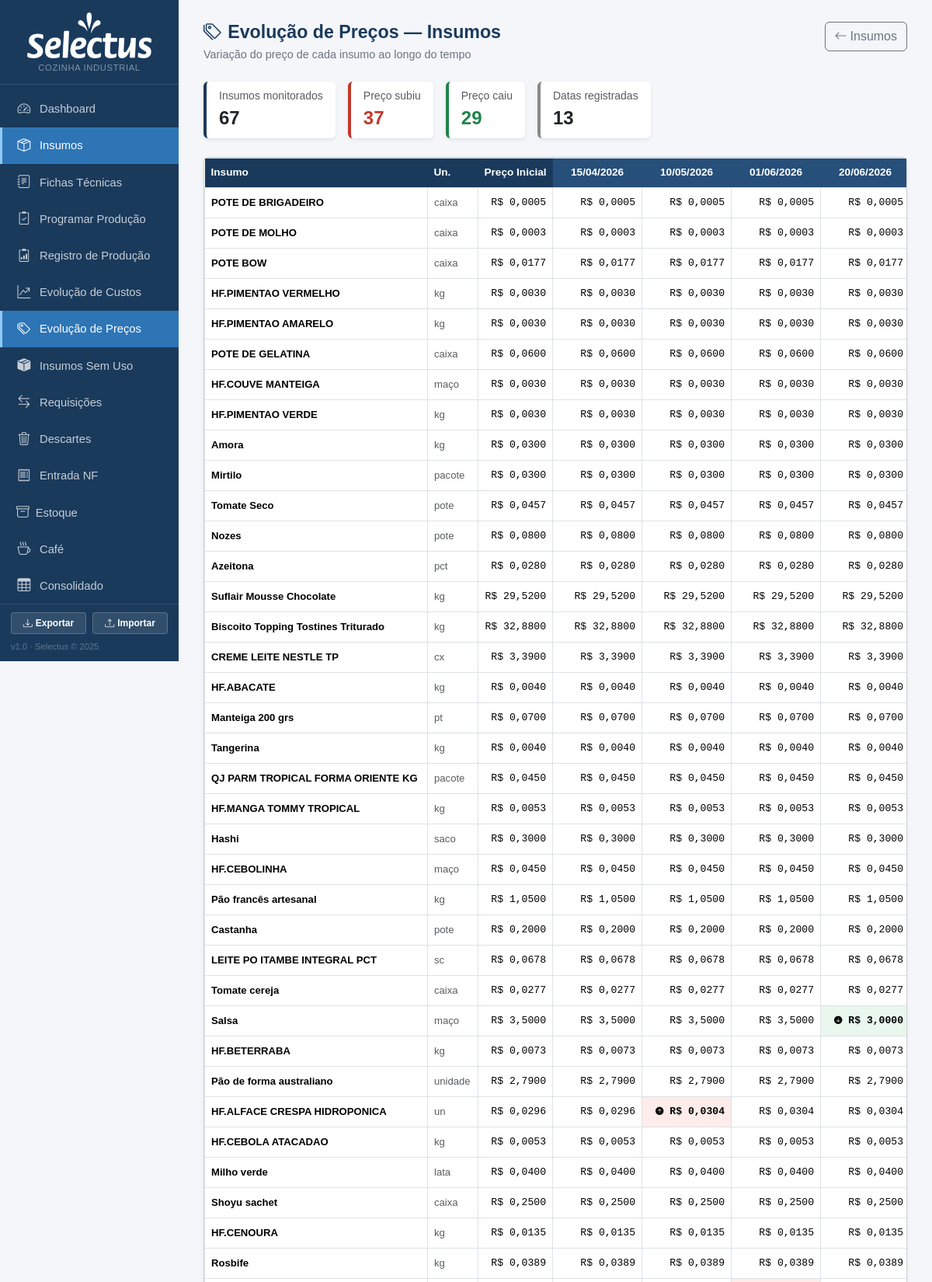
Page /insumos/evolucao-precos (upper part) on the committed database.
### tables this page shows
CREATE TABLE historico_precos (
            id INTEGER PRIMARY KEY AUTOINCREMENT,
            insumo_id INTEGER NOT NULL,
            preco_anterior REAL,
            preco_novo REAL,
            data_registro TEXT DEFAULT CURRENT_TIMESTAMP
        );

CREATE TABLE insumos (
            id INTEGER PRIMARY KEY AUTOINCREMENT,
            nome TEXT NOT NULL,
            unidade_compra TEXT NOT NULL,
            preco_compra REAL,
            unidade_uso TEXT NOT NULL,
            fator_conversao REAL NOT NULL DEFAULT 1
        , qtd_por_embalagem REAL, unid_embalagem TEXT, produto_vinculado_id INTEGER, estoque_atual REAL DEFAULT 0, estoque_minimo REAL DEFAULT 0, status_revisao_custo TEXT DEFAULT 'nao_revisado', data_revisao_custo TEXT, fornecedor TEXT, aproveitamento REAL NOT NULL DEFAULT 100, status_revisao_nome TEXT DEFAULT 'nao_revisado', observacao TEXT, estoque_central REAL DEFAULT 0, status_revisao_fp TEXT DEFAULT "nao_revisado");

### app.py (the view)
@app.route('/insumos/evolucao-precos')
def insumos_evolucao_precos():
    db = get_db()
    records = db.execute('''
        SELECT h.insumo_id, i.nome insumo_nome, i.unidade_compra,
               h.preco_anterior, h.preco_novo,
               date(h.data_registro) data_dia
        FROM historico_precos h
        JOIN insumos i ON i.id = h.insumo_id
        WHERE h.preco_anterior IS NOT NULL
        ORDER BY h.insumo_id, h.id
    ''').fetchall()
    db.close()
    dates = sorted(set(r['data_dia'] for r in records))
    by_id = {}
    for r in records:
        iid = r['insumo_id']
        if iid not in by_id:
            by_id[iid] = {'nome': r['insumo_nome'], 'unidade': r['unidade_compra'] or '',
                          'inicial': r['preco_anterior'], 'por_data': {}}
        by_id[iid]['por_data'][r['data_dia']] = r['preco_novo']
    for iid, d in by_id.items():
        ultimo = d['inicial']
        for dt in dates:
            if dt not in d['por_data']:
                d['por_data'][dt] = ultimo
            else:
                ultimo = d['por_data'][dt]
        d['atual'] = d['por_data'][dates[-1]] if dates else d['inicial']
        d['var_abs'] = d['atual'] - d['inicial']
        d['var_pct'] = (d['var_abs'] / d['inicial'] * 100) if d['inicial'] else 0
        spark = [d['inicial']] + [d['por_data'][dt] for dt in dates]
        d['spark_vals'] = ','.join(str(round(v, 6)) for v in spark)
    insumos = sorted(by_id.values(), key=lambda x: abs(x['var_pct']), reverse=True)
    return render_template('evolucao_insumos.html', insumos=insumos, dates=dates)

### app.py (called while the page is built)
def _to_br(value, decimals):
    if value is None:
        return '—'
    s = f'{float(value):,.{decimals}f}'
    return s.replace(',', 'X').replace('.', ',').replace('X', '.')

@app.template_filter('brl')
def brl_filter(value, decimals=2):
    return 'R$ ' + _to_br(value, decimals)

def get_db():
    c = sqlite3.connect(DB)
    c.row_factory = sqlite3.Row
    c.execute("PRAGMA foreign_keys = ON")
    return c

def count_alertas():
    try:
        db = get_db()
        n = db.execute('''SELECT COUNT(*) FROM insumos
                          WHERE estoque_minimo > 0 AND COALESCE(estoque_atual,0) < estoque_minimo''').fetchone()[0]
        db.close()
        return n
    except:
        return 0

@app.context_processor
def inject_alertas():
    return dict(n_alertas=count_alertas())

### templates/evolucao_insumos.html (shortened to what this page needs)
{% extends "base.html" %}
{% block content %}
<div class="page-header d-flex justify-content-between align-items-start">
  <div>
    <h1><i class="bi bi-tags me-2"></i>Evolução de Preços — Insumos</h1>
    <p>Variação do preço de cada insumo ao longo do tempo</p>
  </div>
  <a href="{{ url_for('insumos_lista') }}" class="btn btn-outline-secondary">
    <i class="bi bi-arrow-left me-1"></i>Insumos
  </a>
</div>
{% if not insumos %}
<div class="text-center py-5 text-muted">
  <i class="bi bi-clock-history" style="font-size:2.5rem"></i>
  <p class="mt-2">Nenhuma alteração de preço registrada ainda.</p>
  <p class="small">Os registros aparecerão automaticamente conforme os preços dos insumos forem atualizados.</p>
</div>
{% else %}
{% set n_subiu = namespace(v=0) %}
{% set n_caiu  = namespace(v=0) %}
{% for p in insumos %}
  {% if p.var_abs > 0 %}{% set n_subiu.v = n_subiu.v + 1 %}{% endif %}
  {% if p.var_abs < 0 %}{% set n_caiu.v  = n_caiu.v  + 1 %}{% endif %}
{% endfor %}
<div class="row g-3 mb-4">
  <div class="col-auto">
    <div class="card border-0 shadow-sm" style="border-left:4px solid #1a3a5c !important">
      <div class="card-body py-2 px-3">
        <div class="text-muted small">Insumos monitorados</div>
        <div class="fw-bold fs-4">{{ insumos|length }}</div>
      </div>
    </div>
  </div>
  <div class="col-auto">
    <div class="card border-0 shadow-sm" style="border-left:4px solid #c0392b !important">
      <div class="card-body py-2 px-3">
        <div class="text-muted small">Preço subiu</div>
        <div class="fw-bold fs-4 col-var-pos">{{ n_subiu.v }}</div>
      </div>
    </div>
  </div>
  <div class="col-auto">
    <div class="card border-0 shadow-sm" style="border-left:4px solid #1e8449 !important">
      <div class="card-body py-2 px-3">
        <div class="text-muted small">Preço caiu</div>
        <div class="fw-bold fs-4 col-var-neg">{{ n_caiu.v }}</div>
      </div>
    </div>
  </div>
  <div class="col-auto">
    <div class="card border-0 shadow-sm" style="border-left:4px solid #888 !important">
      <div class="card-body py-2 px-3">
        <div class="text-muted small">Datas registradas</div>
        <div class="fw-bold fs-4">{{ dates|length }}</div>
      </div>
    </div>
  </div>
</div>
<div class="card shadow-sm">
  <div class="card-body p-0" style="overflow-x:auto">
    <table class="table table-bordered mb-0 tbl-evolucao">
      <thead>
        <tr>
          <th style="min-width:200px">Insumo</th>
          <th style="min-width:65px">Un.</th>
          <th class="text-end" style="min-width:95px">Preço Inicial</th>
          {% for dt in dates %}
          <th class="th-date" style="min-width:115px">
            {{ dt[8:10] }}/{{ dt[5:7] }}/{{ dt[0:4] }}
          </th>
          {% endfor %}
        </tr>
      </thead>
      <tbody>
        {% for p in insumos %}
        {% set prev = namespace(v=p.inicial) %}
        <tr>
          <td class="fw-semibold">{{ p.nome }}</td>
          <td class="text-muted small">{{ p.unidade }}</td>
          <td class="num cell-igual">{{ p.inicial|brl(4) }}</td>
          {% for dt in dates %}
            {% set cv = p.por_data[dt] %}
            {% if cv > prev.v %}
              <td class="num cell-subiu">
                <i class="bi bi-arrow-up-circle-fill" style="font-size:.65rem"></i> {{ cv|brl(4) }}
              </td>
            {% elif cv < prev.v %}
              <td class="num cell-caiu">
                <i class="bi bi-arrow-down-circle-fill" style="font-size:.65rem"></i> {{ cv|brl(4) }}
              </td>
            {% else %}
              <td class="num cell-igual">{{ cv|brl(4) }}</td>
            {% endif %}
            {% set prev.v = cv %}
          {% endfor %}
        </tr>
        {% endfor %}
      </tbody>
    </table>
  </div>
</div>
{% endif %}
{% endblock %}

### templates/evolucao_insumos.html (style rules this page uses)
.tbl-evolucao th, .tbl-evolucao td { white-space: nowrap; font-size: .82rem; }
.tbl-evolucao thead th { background: #1a3a5c; color: #fff; border-color: #2e5080; }
.tbl-evolucao thead th.th-date { background: #264f7a; text-align: center; }
.tbl-evolucao td.num { text-align: right; font-family: monospace; }
.cell-subiu { background: #fdecea !important; color: #c0392b; font-weight: 600; }
.cell-caiu { background: #e9f7ef !important; color: #1e8449; font-weight: 600; }
.cell-igual { color: #555; }
.col-var-pos { color: #c0392b; font-weight: 700; }
.col-var-neg { color: #1e8449; font-weight: 700; }

### rows in the picture
historico_precos: nome "POTE DE BRIGADEIRO", unidade "caixa", inicial|brl "R$ 0,0005", dates "R$ 0,0005" "R$ 0,0005" "R$ 0,0005" "R$ 0,0005"
historico_precos: nome "POTE DE MOLHO", unidade "caixa", inicial|brl "R$ 0,0003", dates "R$ 0,0003" "R$ 0,0003" "R$ 0,0003" "R$ 0,0003"
historico_precos: nome "POTE BOW", unidade "caixa", inicial|brl "R$ 0,0177", dates "R$ 0,0177" "R$ 0,0177" "R$ 0,0177" "R$ 0,0177"
historico_precos: nome "HF.PIMENTAO VERMELHO", unidade "kg", inicial|brl "R$ 0,0030", dates "R$ 0,0030" "R$ 0,0030" "R$ 0,0030" "R$ 0,0030"
historico_precos: nome "HF.PIMENTAO AMARELO", unidade "kg", inicial|brl "R$ 0,0030", dates "R$ 0,0030" "R$ 0,0030" "R$ 0,0030" "R$ 0,0030"
historico_precos: nome "POTE DE GELATINA", unidade "caixa", inicial|brl "R$ 0,0600", dates "R$ 0,0600" "R$ 0,0600" "R$ 0,0600" "R$ 0,0600"
insumos: nome "HF.COUVE MANTEIGA", unidade "maço"
historico_precos: inicial|brl "R$ 0,0030", dates "R$ 0,0030" "R$ 0,0030" "R$ 0,0030" "R$ 0,0030"
historico_precos: nome "HF.PIMENTAO VERDE", unidade "kg", inicial|brl "R$ 0,0030", dates "R$ 0,0030" "R$ 0,0030" "R$ 0,0030" "R$ 0,0030"
historico_precos: nome "Amora", unidade "kg", inicial|brl "R$ 0,0300", dates "R$ 0,0300" "R$ 0,0300" "R$ 0,0300" "R$ 0,0300"
historico_precos: nome "Mirtilo", unidade "pacote", inicial|brl "R$ 0,0300", dates "R$ 0,0300" "R$ 0,0300" "R$ 0,0300" "R$ 0,0300"
historico_precos: nome "Tomate Seco", unidade "pote", inicial|brl "R$ 0,0457", dates "R$ 0,0457" "R$ 0,0457" "R$ 0,0457" "R$ 0,0457"
historico_precos: nome "Nozes", unidade "pote", inicial|brl "R$ 0,0800", dates "R$ 0,0800" "R$ 0,0800" "R$ 0,0800" "R$ 0,0800"
historico_precos: nome "Azeitona", unidade "pct", inicial|brl "R$ 0,0280", dates "R$ 0,0280" "R$ 0,0280" "R$ 0,0280" "R$ 0,0280"
historico_precos: nome "Suflair Mousse Chocolate", unidade "kg", inicial|brl "R$ 29,5200", dates "R$ 29,5200" "R$ 29,5200" "R$ 29,5200" "R$ 29,5200"
historico_precos: nome "Biscoito Topping Tostines Triturado", unidade "kg", inicial|brl "R$ 32,8800", dates "R$ 32,8800" "R$ 32,8800" "R$ 32,8800" "R$ 32,8800"
insumos: nome "CREME LEITE NESTLE TP", unidade "cx"
historico_precos: inicial|brl "R$ 3,3900", dates "R$ 3,3900" "R$ 3,3900" "R$ 3,3900" "R$ 3,3900"
historico_precos: nome "HF.ABACATE", unidade "kg", inicial|brl "R$ 0,0040", dates "R$ 0,0040" "R$ 0,0040" "R$ 0,0040" "R$ 0,0040"
historico_precos: nome "Manteiga 200 grs", unidade "pt", inicial|brl "R$ 0,0700", dates "R$ 0,0700" "R$ 0,0700" "R$ 0,0700" "R$ 0,0700"
historico_precos: nome "Tangerina", unidade "kg", inicial|brl "R$ 0,0040", dates "R$ 0,0040" "R$ 0,0040" "R$ 0,0040" "R$ 0,0040"
insumos: nome "QJ PARM TROPICAL FORMA ORIENTE KG", unidade "pacote"
historico_precos: inicial|brl "R$ 0,0450", dates "R$ 0,0450" "R$ 0,0450" "R$ 0,0450" "R$ 0,0450"
insumos: nome "HF.MANGA TOMMY TROPICAL", unidade "kg"
historico_precos: inicial|brl "R$ 0,0053", dates "R$ 0,0053" "R$ 0,0053" "R$ 0,0053" "R$ 0,0053"
historico_precos: nome "Hashi", unidade "saco", inicial|brl "R$ 0,3000", dates "R$ 0,3000" "R$ 0,3000" "R$ 0,3000" "R$ 0,3000"
historico_precos: nome "HF.CEBOLINHA", unidade "maço", inicial|brl "R$ 0,0450", dates "R$ 0,0450" "R$ 0,0450" "R$ 0,0450" "R$ 0,0450"
historico_precos: nome "Pão francês artesanal", unidade "kg", inicial|brl "R$ 1,0500", dates "R$ 1,0500" "R$ 1,0500" "R$ 1,0500" "R$ 1,0500"
insumos: nome "Castanha", unidade "pote"
historico_precos: inicial|brl "R$ 0,2000", dates "R$ 0,2000" "R$ 0,2000" "R$ 0,2000" "R$ 0,2000"
historico_precos: nome "LEITE PO ITAMBE INTEGRAL PCT", unidade "sc", inicial|brl "R$ 0,0678", dates "R$ 0,0678" "R$ 0,0678" "R$ 0,0678" "R$ 0,0678"
historico_precos: nome "Tomate cereja", unidade "caixa", inicial|brl "R$ 0,0277", dates "R$ 0,0277" "R$ 0,0277" "R$ 0,0277" "R$ 0,0277"
insumos: nome "Salsa", unidade "maço"
historico_precos: inicial|brl "R$ 3,5000", dates "R$ 3,5000" "R$ 3,5000" "R$ 3,5000", dates "R$ 3,0000"
historico_precos: nome "HF.BETERRABA", unidade "kg", inicial|brl "R$ 0,0073", dates "R$ 0,0073" "R$ 0,0073" "R$ 0,0073" "R$ 0,0073"
historico_precos: nome "Pão de forma australiano", unidade "unidade", inicial|brl "R$ 2,7900", dates "R$ 2,7900" "R$ 2,7900" "R$ 2,7900" "R$ 2,7900"
insumos: nome "HF.ALFACE CRESPA HIDROPONICA", unidade "un"
historico_precos: inicial|brl "R$ 0,0296", dates "R$ 0,0296" "R$ 0,0304" "R$ 0,0304", dates "R$ 0,0304"
insumos: nome "HF.CEBOLA ATACADAO", unidade "kg"
historico_precos: inicial|brl "R$ 0,0053", dates "R$ 0,0053" "R$ 0,0053" "R$ 0,0053" "R$ 0,0053"
historico_precos: nome "Milho verde", unidade "lata", inicial|brl "R$ 0,0400", dates "R$ 0,0400" "R$ 0,0400" "R$ 0,0400" "R$ 0,0400"
historico_precos: nome "Shoyu sachet", unidade "caixa", inicial|brl "R$ 0,2500", dates "R$ 0,2500" "R$ 0,2500" "R$ 0,2500" "R$ 0,2500"
insumos: nome "HF.CENOURA", unidade "kg"
historico_precos: inicial|brl "R$ 0,0135", dates "R$ 0,0135" "R$ 0,0135" "R$ 0,0135" "R$ 0,0135"
historico_precos: nome "Rosbife", unidade "kg", inicial|brl "R$ 0,0389", dates "R$ 0,0389" "R$ 0,0389" "R$ 0,0389" "R$ 0,0389"

### other values in the picture
{{ insumos|length }} "67"
{{ n_subiu.v }} "37"
{{ n_caiu.v }} "29"
{{ dates|length }} "13"
{{ dt[8:10] }} "15" "10" "01" "20"
{{ dt[5:7] }} "04" "05" "06" "06"
{{ dt[0:4] }} "2026" "2026" "2026" "2026"
